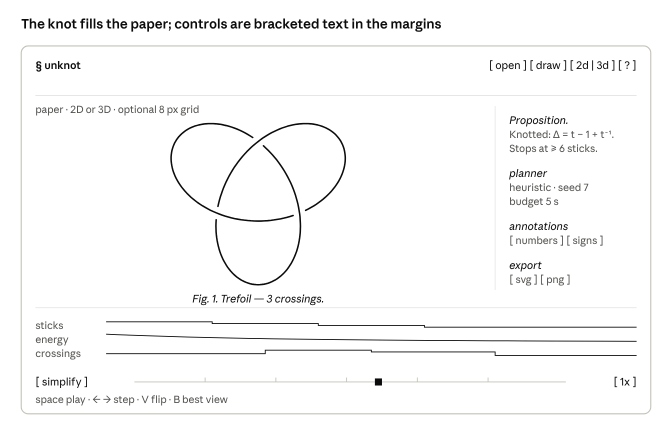
#> input picture reference/wireframe.png, 1344 x 884 px (shown at 1/2 size)
$ python extract.py ../wireframe.png ../wireframe.png
#> lines starting #> are read from the running program, lines starting #| are printed output that depends on the picture; after the words box and inside, x2 and y2 are one past the last pixel; in counts of white or black regions, pixels touching at a corner belong together
"""Raster knot diagram -> closed 2D curve(s) + crossings (over/under)."""
import json, sys
from collections import deque
import numpy as np
import networkx as nx
from PIL import Image
from scipy import ndimage
from skimage.morphology import skeletonize


def load_mask(path, max_dim=1000):
#> called with path = '../wireframe.png', max_dim = 1000
    im = Image.open(path).convert("RGBA")
    s = max(im.size) / max_dim
#> s = 1.34
    if s > 1:
        im = im.resize((round(im.size[0] / s), round(im.size[1] / s)), Image.LANCZOS)
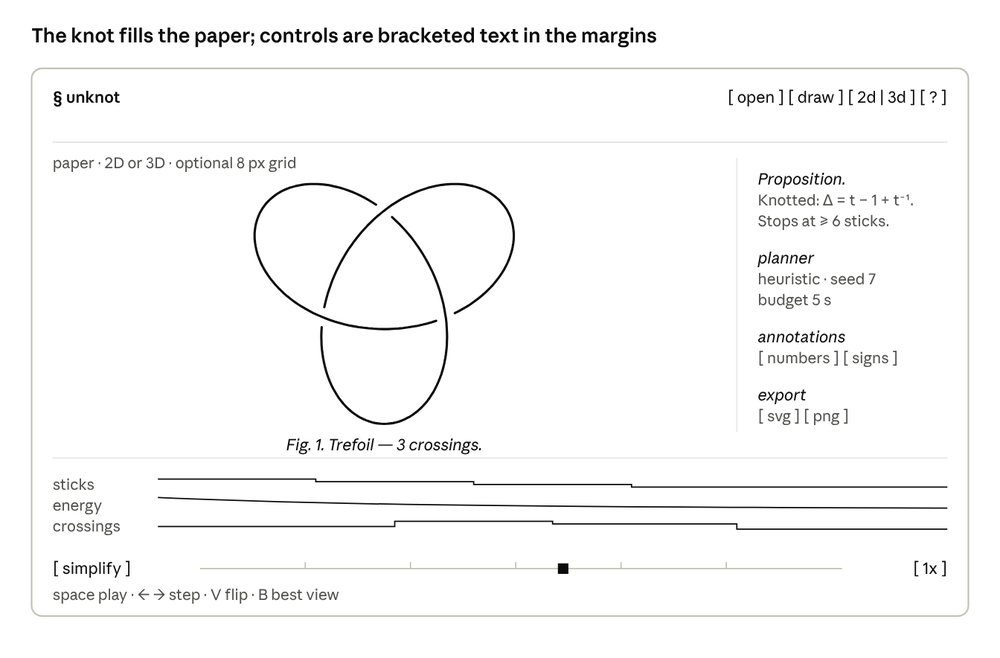
#> im: PIL image 1000x658 RGBA; mean R, G, B, A 248.5, 248.5, 248.4, 255
    a = np.asarray(im).astype(float) / 255
    gray = (a[..., :3].mean(-1) * a[..., 3] + (1 - a[..., 3]))
    return gray < 0.5
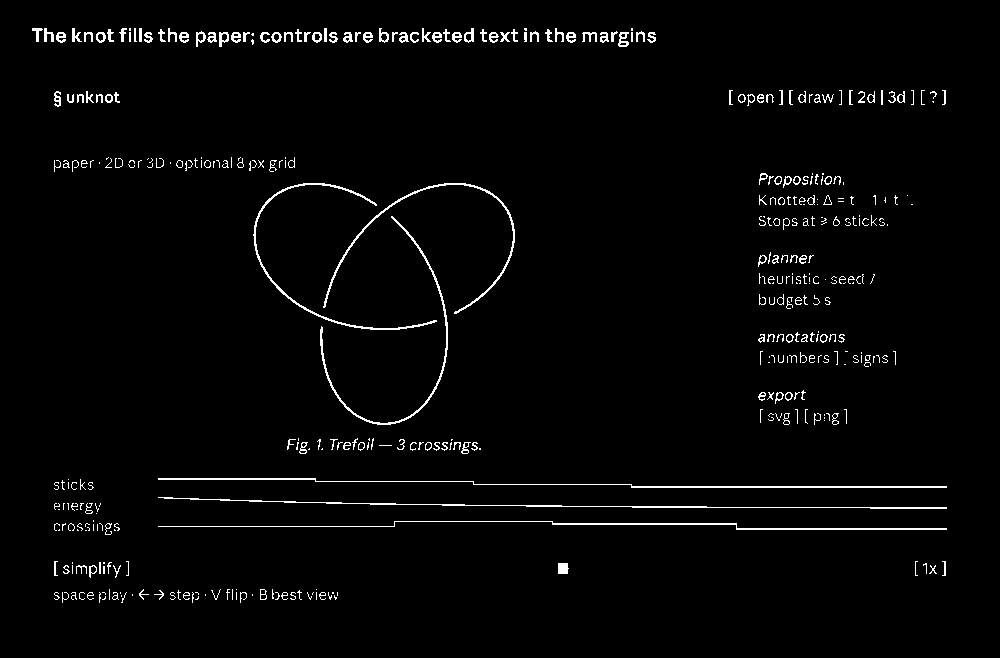
#> returned value: shape (658, 1000) bool; 2.3% white in thin lines or dots, all inside (x1, y1, x2, y2) = (32, 28, 947, 603)


NB = [(-1, -1), (-1, 0), (-1, 1), (0, -1), (0, 1), (1, -1), (1, 0), (1, 1)]


def skel_graph(sk):
    pts = set(zip(*np.nonzero(sk)))
    adj = {p: [(p[0] + dy, p[1] + dx) for dy, dx in NB if (p[0] + dy, p[1] + dx) in pts] for p in pts}
    return adj


def bfs_far(adj, src):
    prev = {src: None}
    q = deque([src])
    last = src
    while q:
        last = q.popleft()
        for n in adj[last]:
            if n not in prev:
                prev[n] = last
                q.append(n)
    path = [last]
    while prev[path[-1]] is not None:
        path.append(prev[path[-1]])
    return path


# [12 lines left out: function trace_cycle, not called in this run]


def arcs_from_mask(mask):
    sw = 2 * np.median(ndimage.distance_transform_edt(mask)[skeletonize(mask)])
#> sw = 2
    er = ndimage.binary_erosion(mask, iterations=max(1, int(round(sw * 0.2))))
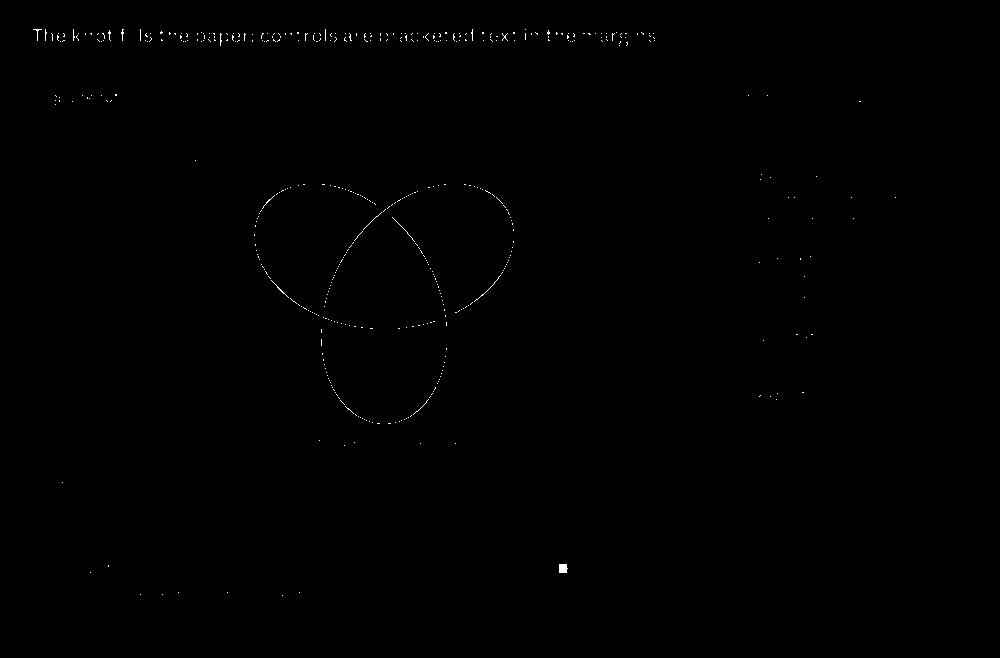
#> er: shape (658, 1000) bool; 0.2% white in thin lines or dots, all inside (x1, y1, x2, y2) = (33, 29, 896, 596)
    lab, n = ndimage.label(er, structure=np.ones((3, 3)))
#> lab: shape (658, 1000) int32; 470 distinct labels, from 0 to 469
#> n = 469
    while True:  # split components whose skeleton branches (touching strands) by eroding further
        bad = []
        for k in range(1, n + 1):
            adj = skel_graph(skeletonize(lab == k))
            if sum(len(v) == 1 for v in adj.values()) > 2:
                bad.append(k)
        if not bad or er.sum() == 0:
            break
        er = ndimage.binary_erosion(er)
        lab, n = ndimage.label(er, structure=np.ones((3, 3)))
#> this loop made 2 passes
#> pass 1, in arcs_from_mask, `er = ndimage.binary_erosion(er)`:
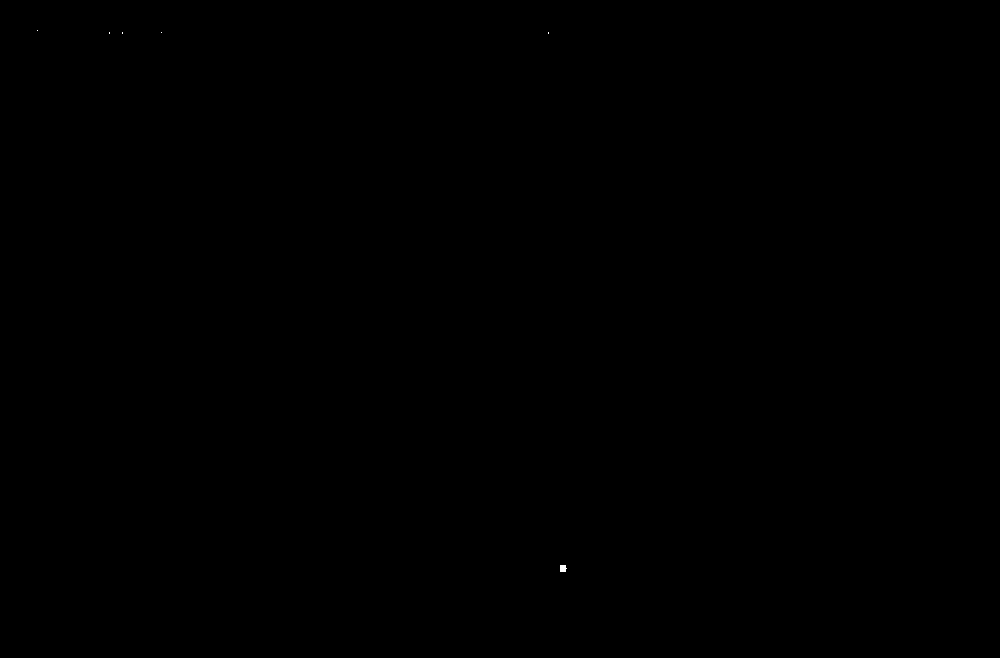
#> er: shape (658, 1000) bool; 0.01% white; 6 white regions (5 under 20 px), largest, box (x1, y1, x2, y2) and area: (560, 565, 567, 572) 43
    arcs = []
    for k in range(1, n + 1):
        comp = lab == k
        if comp.sum() < sw * sw:
            continue
        adj = skel_graph(skeletonize(comp))
        if not adj:
            continue
        ends = [p for p, v in adj.items() if len(v) == 1]
        if ends:
            path = bfs_far(adj, bfs_far(adj, ends[0])[0])
            closed = False
        else:
            path = trace_cycle(adj)
            closed = True
        xy = np.array([(c, -r) for r, c in path], float)  # y up
        arcs.append(dict(xy=xy, closed=closed, label=k))
#> comp: shape (658, 1000) bool; 0.01% white; 1 white region, box (x1, y1, x2, y2) and area: (560, 565, 567, 572) 43
    return arcs, lab, sw


def endpoint_tangent(xy, end, L):
    pts = xy if end == 1 else xy[::-1]
    d = np.cumsum(np.r_[0, np.linalg.norm(np.diff(pts[::-1], axis=0), axis=1)])
    j = min(np.searchsorted(d, L), len(pts) - 1)
    t = pts[-1] - pts[::-1][j]
    return pts[-1], t / (np.linalg.norm(t) + 1e-12)


# [7 lines left out: function line_hits_ink, not called in this run]


def pair_endpoints(arcs, lab, sw):
#> called with sw = 2
    E = []
    for ai, a in enumerate(arcs):
        if a["closed"]:
            continue
        for end in (0, 1):
            p, t = endpoint_tangent(a["xy"], end, 2.0 * sw)
            E.append((ai, end, p, t))
#> this loop made 1 pass
#> ai on pass 1: 0
    G = nx.Graph()
    for i in range(len(E)):
        for j in range(i + 1, len(E)):
            ai, ei, pi, ti = E[i]
            aj, ej, pj, tj = E[j]
            v = pj - pi
            d = np.linalg.norm(v)
            if d > 14 * sw or d < 1e-6:
                continue
            ci, cj = ti @ v / d, -(tj @ v) / d
            if ci < 0.4 or cj < 0.4:
                continue
            if not line_hits_ink(lab, pi, pj):
                continue
            cost = d / sw + 4 * (2 - ci - cj)
            G.add_edge(i, j, weight=100 - cost)
#> this loop made 2 passes
    M = nx.max_weight_matching(G, maxcardinality=True)
    return E, M


# [6 lines left out: function hermite, not called in this run]


def assemble(arcs, E, M):
    partner = {}
    for i, j in M:
        partner[i] = j
        partner[j] = i
    eidx = {(e[0], e[1]): k for k, e in enumerate(E)}
    used, comps = set(), []
    for ai, a in enumerate(arcs):
        if ai in used:
            continue
        if a["closed"]:
            used.add(ai)
            comps.append(dict(xy=a["xy"], gap=np.zeros(len(a["xy"]), bool), arc=np.full(len(a["xy"]), ai)))
            continue
        pts, gap, arcid = [], [], []
        cur, entry = ai, 0
        while True:
            used.add(cur)
            xy = arcs[cur]["xy"] if entry == 0 else arcs[cur]["xy"][::-1]
            pts.append(xy); gap.append(np.zeros(len(xy), bool)); arcid.append(np.full(len(xy), cur))
            k = eidx[(cur, 1 - entry)]
            if k not in partner:
                raise RuntimeError(f"unpaired endpoint on arc {cur}")
            nk = partner[k]
            na, ne = E[nk][0], E[nk][1]
            h = hermite(E[k][2], E[k][3], E[nk][2], E[nk][3])
            pts.append(h); gap.append(np.ones(len(h), bool)); arcid.append(np.full(len(h), -1))
            if na == ai and ne == 0:
                break
            cur, entry = na, ne
        comps.append(dict(xy=np.vstack(pts), gap=np.concatenate(gap), arc=np.concatenate(arcid)))
    return comps


# [51 lines left out: functions resample, seg_intersections, find_crossings, not called in this run]


if __name__ == "__main__":
    path, outp = sys.argv[1], sys.argv[2]
    mask = load_mask(path)
    arcs, lab, sw = arcs_from_mask(mask)
    E, M = pair_endpoints(arcs, lab, sw)
#> (the run stopped early here; a loop or call above may not have finished)
